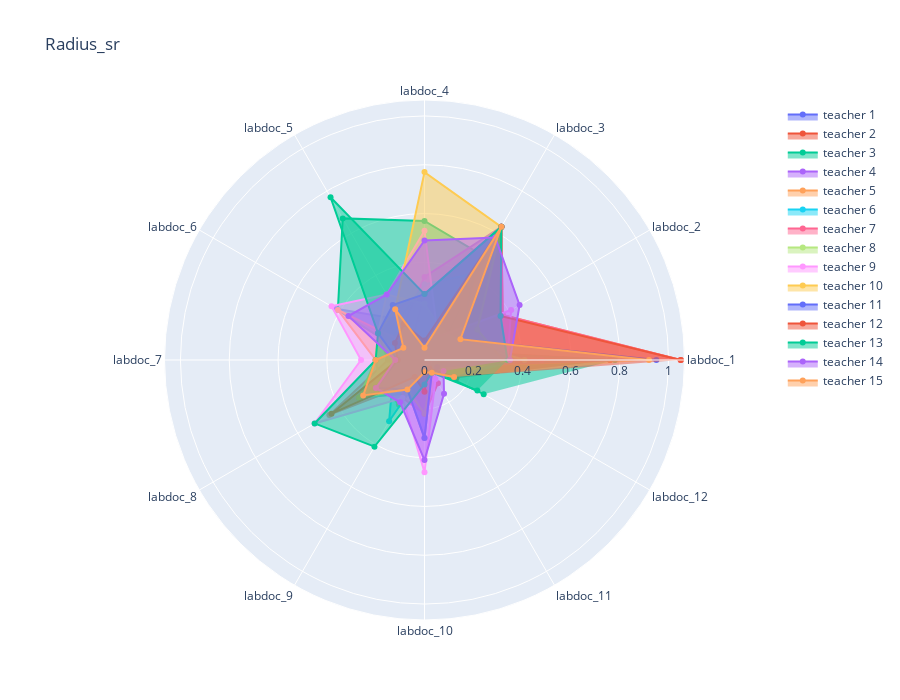

Here is the notebook cell this chart was saved with:
### Code cell
import plotly.graph_objects as go

#categories = ['processing cost','mechanical properties','chemical stability',
#              'thermal stability', 'device integration']

categories = [f'labdoc_{i}' for i in range(1,13) ]
#lds_new_radius[f'radius_{i}']


fig = go.Figure()

for i in range(0,15):
    fig.add_trace(go.Scatterpolar(
          r=lds_new_radius.loc[i][[f'radius_sr_{j}' for j in range(1,13)]],
          theta=categories,
            fill='toself',
            name=f'teacher {i+1}'
            ))
    #fig.add_trace(go.Scatterpolar(
    #      r=[4, 3, 2.5, 1, 2],
    #      theta=categories,
    #      fill='toself',
    #      name='Product B'
    #))

    fig.update_layout(
      polar=dict(
        radialaxis=dict(
          visible=True,
          #range=list(np.arange(0,1,.1))
        )),
      showlegend=True, title ="Radius_sr", width=900, height=700
    )

fig.show()
fig.write_html(f"labdocs_vizu/teachers_labdocs_radius_sr.html")

### Figure 1 — Plotly figure (JSON) as saved in the notebook; plotly's stock layout.template omitted (floating-point values rounded to 4 significant figures)
{"data": [{"fill": "toself", "name": "teacher 1", "r": [0.76, 0.07, 0.63, 0.16, 0.19, 0.42, 0.04, 0.22, 0.14, 0.32, 0.06, 0.15], "theta": ["labdoc_1", "labdoc_2", "labdoc_3", "labdoc_4", "labdoc_5", "labdoc_6", "labdoc_7", "labdoc_8", "labdoc_9", "labdoc_10", "labdoc_11", "labdoc_12"], "type": "scatterpolar"}, {"fill": "toself", "name": "teacher 2", "r": [0.76, 0.08, 0.63, 0.27, 0.1, 0.22, 0.15, 0.45, 0.11, 0.22, 0.06, 0.15], "theta": ["labdoc_1", "labdoc_2", "labdoc_3", "labdoc_4", "labdoc_5", "labdoc_6", "labdoc_7", "labdoc_8", "labdoc_9", "labdoc_10", "labdoc_11", "labdoc_12"], "type": "scatterpolar"}, {"fill": "toself", "name": "teacher 3", "r": [0.78, 0.07, 0.49, 0.57, 0.67, 0.41, 0.04, 0.31, 0.16, 0.05, 0.04, 0.28], "theta": ["labdoc_1", "labdoc_2", "labdoc_3", "labdoc_4", "labdoc_5", "labdoc_6", "labdoc_7", "labdoc_8", "labdoc_9", "labdoc_10", "labdoc_11", "labdoc_12"], "type": "scatterpolar"}, {"fill": "toself", "name": "teacher 4", "r": [0.48, 0.05, 0.63, 0.34, 0.17, 0.1, 0.06, 0.23, 0.12, 0.22, 0.06, 0.06], "theta": ["labdoc_1", "labdoc_2", "labdoc_3", "labdoc_4", "labdoc_5", "labdoc_6", "labdoc_7", "labdoc_8", "labdoc_9", "labdoc_10", "labdoc_11", "labdoc_12"], "type": "scatterpolar"}, {"fill": "toself", "name": "teacher 5", "r": [1.05, 0.37, 0.63, 0.27, 0.05, 0.41, 0.2, 0.21, 0.21, 0.05, 0.04, 0.06], "theta": ["labdoc_1", "labdoc_2", "labdoc_3", "labdoc_4", "labdoc_5", "labdoc_6", "labdoc_7", "labdoc_8", "labdoc_9", "labdoc_10", "labdoc_11", "labdoc_12"], "type": "scatterpolar"}, {"fill": "toself", "name": "teacher 6", "r": [0.41, 0.17, 0.41, 0.31, 0.2, 0.11, 0.04, 0.15, 0.29, 0.04, 0.06, 0.14], "theta": ["labdoc_1", "labdoc_2", "labdoc_3", "labdoc_4", "labdoc_5", "labdoc_6", "labdoc_7", "labdoc_8", "labdoc_9", "labdoc_10", "labdoc_11", "labdoc_12"], "type": "scatterpolar"}, {"fill": "toself", "name": "teacher 7", "r": [1.05, 0.37, 0.63, 0.27, 0.24, 0.11, 0.06, 0.1, 0.18, 0.22, 0.11, 0.02], "theta": ["labdoc_1", "labdoc_2", "labdoc_3", "labdoc_4", "labdoc_5", "labdoc_6", "labdoc_7", "labdoc_8", "labdoc_9", "labdoc_10", "labdoc_11", "labdoc_12"], "type": "scatterpolar"}, {"fill": "toself", "name": "teacher 8", "r": [0.41, 0.16, 0.14, 0.23, 0.31, 0.22, 0.11, 0.3, 0.14, 0.05, 0.06, 0.02], "theta": ["labdoc_1", "labdoc_2", "labdoc_3", "labdoc_4", "labdoc_5", "labdoc_6", "labdoc_7", "labdoc_8", "labdoc_9", "labdoc_10", "labdoc_11", "labdoc_12"], "type": "scatterpolar"}, {"fill": "toself", "name": "teacher 9", "r": [0.34, 0.41, 0.11, 0.53, 0.31, 0.44, 0.26, 0.52, 0.18, 0.46, 0.09, 0.02], "theta": ["labdoc_1", "labdoc_2", "labdoc_3", "labdoc_4", "labdoc_5", "labdoc_6", "labdoc_7", "labdoc_8", "labdoc_9", "labdoc_10", "labdoc_11", "labdoc_12"], "type": "scatterpolar"}, {"fill": "toself", "name": "teacher 10", "r": [0.32, 0.25, 0.63, 0.77, 0.24, 0.22, 0.2, 0.31, 0.14, 0.22, 0.06, 0.14], "theta": ["labdoc_1", "labdoc_2", "labdoc_3", "labdoc_4", "labdoc_5", "labdoc_6", "labdoc_7", "labdoc_8", "labdoc_9", "labdoc_10", "labdoc_11", "labdoc_12"], "type": "scatterpolar"}, {"fill": "toself", "name": "teacher 11", "r": [0.95, 0.17, 0.63, 0.27, 0.26, 0.22, 0.11, 0.23, 0.14, 0.32, 0.06, 0.06], "theta": ["labdoc_1", "labdoc_2", "labdoc_3", "labdoc_4", "labdoc_5", "labdoc_6", "labdoc_7", "labdoc_8", "labdoc_9", "labdoc_10", "labdoc_11", "labdoc_12"], "type": "scatterpolar"}, {"fill": "toself", "name": "teacher 12", "r": [1.05, 0.36, 0.63, 0.08, 0.17, 0.14, 0.11, 0.44, 0.08, 0.13, 0.04, 0.14], "theta": ["labdoc_1", "labdoc_2", "labdoc_3", "labdoc_4", "labdoc_5", "labdoc_6", "labdoc_7", "labdoc_8", "labdoc_9", "labdoc_10", "labdoc_11", "labdoc_12"], "type": "scatterpolar"}, {"fill": "toself", "name": "teacher 13", "r": [0.34, 0.36, 0.63, 0.27, 0.77, 0.22, 0.2, 0.52, 0.41, 0.1, 0.06, 0.25], "theta": ["labdoc_1", "labdoc_2", "labdoc_3", "labdoc_4", "labdoc_5", "labdoc_6", "labdoc_7", "labdoc_8", "labdoc_9", "labdoc_10", "labdoc_11", "labdoc_12"], "type": "scatterpolar"}, {"fill": "toself", "name": "teacher 14", "r": [0.35, 0.45, 0.58, 0.49, 0.31, 0.36, 0.12, 0.23, 0.2, 0.41, 0.16, 0.09], "theta": ["labdoc_1", "labdoc_2", "labdoc_3", "labdoc_4", "labdoc_5", "labdoc_6", "labdoc_7", "labdoc_8", "labdoc_9", "labdoc_10", "labdoc_11", "labdoc_12"], "type": "scatterpolar"}, {"fill": "toself", "name": "teacher 15", "r": [0.92, 0.17, 0.63, 0.05, 0.24, 0.1, 0.2, 0.29, 0.14, 0.05, 0.06, 0.14], "theta": ["labdoc_1", "labdoc_2", "labdoc_3", "labdoc_4", "labdoc_5", "labdoc_6", "labdoc_7", "labdoc_8", "labdoc_9", "labdoc_10", "labdoc_11", "labdoc_12"], "type": "scatterpolar"}], "layout": {"height": 700, "polar": {"radialaxis": {"visible": true}}, "showlegend": true, "title": {"text": "Radius_sr"}, "width": 900}}
